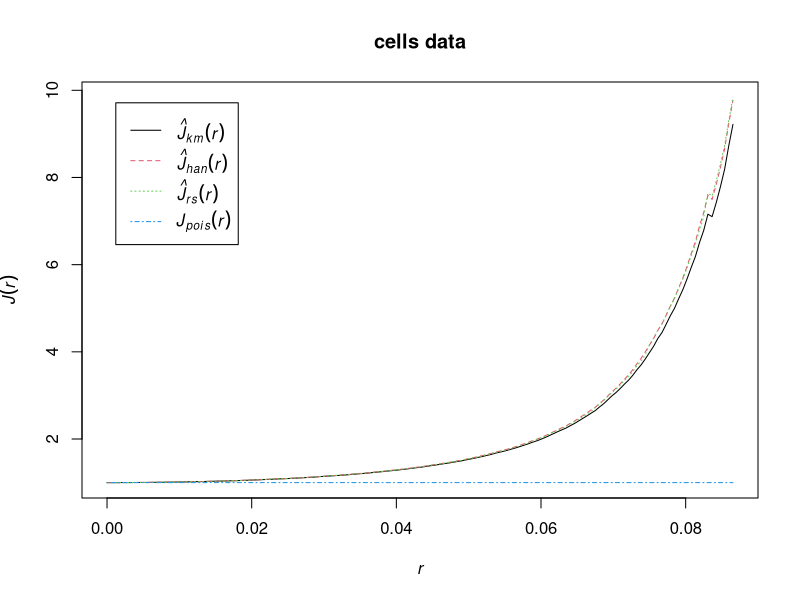
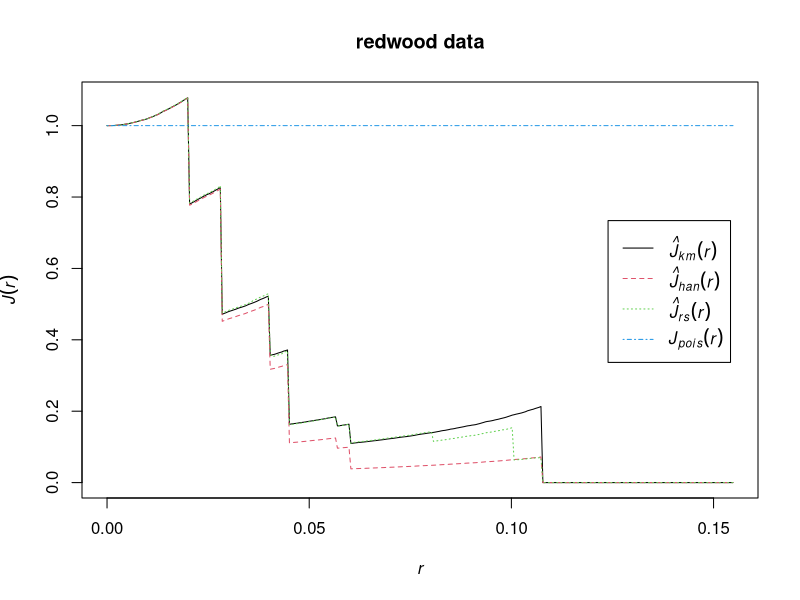

Source code (R) for these figures, in order:
library(spatstat)


### Name: Jest
### Title: Estimate the J-function
### Aliases: Jest
### Keywords: spatial nonparametric

### ** Examples

   data(cells)
   J <- Jest(cells, 0.01)
   plot(J, main="cells data")
   # values are far above J = 1, indicating regular pattern

   data(redwood)
   J <- Jest(redwood, 0.01, legendpos="center")
   plot(J, main="redwood data")
   # values are below J = 1, indicating clustered pattern
